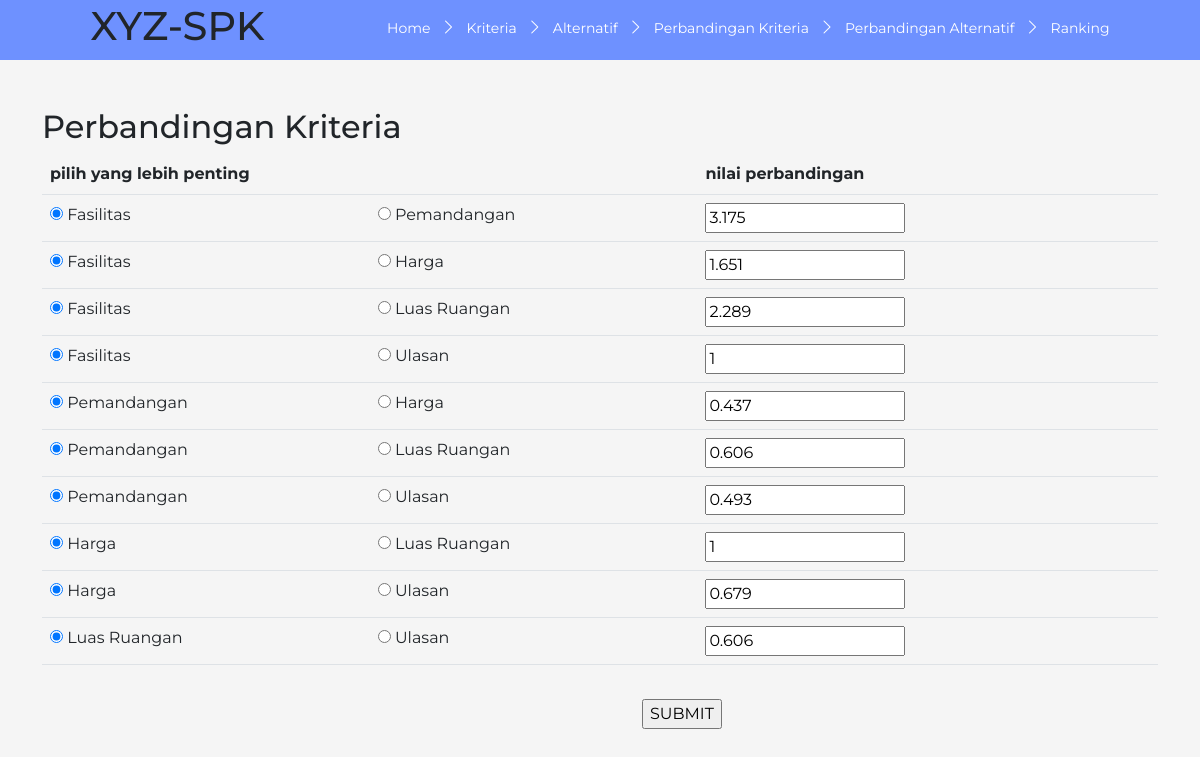
The page /owner/spk/bobot_kriteria.php on the database its author committed.
### tables this page shows
CREATE TABLE `perbandingan_kriteria` (
  `id` int(11) NOT NULL,
  `kriteria1` int(11) NOT NULL,
  `kriteria2` int(11) NOT NULL,
  `nilai` float NOT NULL
);

### owner/spk/config.php (called while the page is built, shortened)
<?php
	$database = 'bluehorizon';
?>

### owner/spk/fungsi.php (the view, shortened to what this page needs)
<?php
function getKriteriaID($no_urut) {
	include('config.php');
	$query  = "SELECT id FROM kriteria ORDER BY id";
	$result = mysqli_query($koneksi, $query);
	while ($row = mysqli_fetch_array($result)) {
		$listID[] = $row['id'];
	}
	return $listID[($no_urut)];
}
function getKriteriaNama($no_urut) {
	include('config.php');
	$query  = "SELECT nama FROM kriteria ORDER BY id";
	$result = mysqli_query($koneksi, $query);
	while ($row = mysqli_fetch_array($result)) {
		$nama[] = $row['nama'];
	}
	return $nama[($no_urut)];
}
function getJumlahKriteria() {
	include('config.php');
	$query  = "SELECT count(*) FROM kriteria";
	$result = mysqli_query($koneksi, $query);
	while ($row = mysqli_fetch_array($result)) {
		$jmlData = $row[0];
	}
	return $jmlData;
}
function getNilaiPerbandinganKriteria($kriteria1,$kriteria2) {
	include('config.php');
	$id_kriteria1 = getKriteriaID($kriteria1);
	$id_kriteria2 = getKriteriaID($kriteria2);
	$query  = "SELECT nilai FROM perbandingan_kriteria WHERE kriteria1 = $id_kriteria1 AND kriteria2 = $id_kriteria2";
	$result = mysqli_query($koneksi, $query);
	if (mysqli_num_rows($result)==0) {
		$nilai = 1;
	} else {
		while ($row = mysqli_fetch_array($result)) {
			$nilai = $row['nilai'];
		}
	}
	return $nilai;
}
function showTabelPerbandingan($jenis,$kriteria) {
	include('config.php');
	if ($kriteria == 'kriteria') {
		$n = getJumlahKriteria();
	} else {
		$n = getJumlahAlternatif();
	}
	$query = "SELECT nama FROM $kriteria ORDER BY id";
	$result	= mysqli_query($koneksi, $query);
	while ($row = mysqli_fetch_array($result)) {
		$pilihan[] = $row['nama'];
	}
	?>
	<form class="ui form" action="proses.php" method="post">
	<table class="ui celled selectable collapsing table">
		<thead>
			<tr>
				<th colspan="2">pilih yang lebih penting</th>
				<th>nilai perbandingan</th>
			</tr>
		</thead>
		<tbody>
	<?php
	$urut = 0;
	for ($x=0; $x <= ($n - 2); $x++) {
		for ($y=($x+1); $y <= ($n - 1) ; $y++) {
			$urut++;
	?>
			<tr>
				<td>
					<div class="field">
						<div class="ui radio checkbox">
							<input name="pilih<?php echo $urut?>" value="1" checked="" class="hidden" type="radio">
							<label><?php echo $pilihan[$x]; ?></label>
						</div>
					</div>
				</td>
				<td>
					<div class="field">
						<div class="ui radio checkbox">
							<input name="pilih<?php echo $urut?>" value="2" class="hidden" type="radio">
							<label><?php echo $pilihan[$y]; ?></label>
						</div>
					</div>
				</td>
				<td>
					<div class="field">
	<?php
	if ($kriteria == 'kriteria') {
		$nilai = getNilaiPerbandinganKriteria($x,$y);
	} else {
		$nilai = getNilaiPerbandinganAlternatif($x,$y,($jenis-1));
	}
	?>
						<input type="number" name="bobot<?php echo $urut?>" value="<?php echo $nilai?>">
					</div>
				</td>
			</tr>
			<?php
		}
	}
	?>
		</tbody>
	</table>
	<br><br><input class="ui submit button" type="submit" name="submit" value="SUBMIT" style="margin-left: 50%; position: absolute; margin-top: -30px;">
	</form>
	<?php
}
?>

### assets/css/style1.css (style rules this page uses)
body { margin: 0; padding: 0; background-color: #f5f5f5; font-family: 'Montserrat', sans-serif; }

### rows shown on the page
perbandingan_kriteria: nilai "3.175"
perbandingan_kriteria: nilai "1.651"
perbandingan_kriteria: nilai "2.289"
perbandingan_kriteria: nilai "1"
perbandingan_kriteria: nilai "0.437"
perbandingan_kriteria: nilai "0.606"
perbandingan_kriteria: nilai "0.493"
perbandingan_kriteria: nilai "1"
perbandingan_kriteria: nilai "0.679"
perbandingan_kriteria: nilai "0.606"

### other values the page prints
$pilihan[$x] "Fasilitas"
$pilihan[$y] "Pemandangan"
$pilihan[$y] "Harga"
$pilihan[$y] "Luas Ruangan"
$pilihan[$y] "Ulasan"
$pilihan[$x] "Pemandangan"
$pilihan[$x] "Harga"
$pilihan[$x] "Luas Ruangan"
